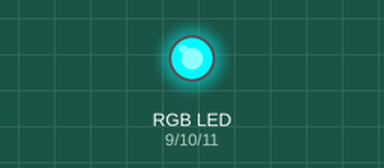
Simulated run of this sketch. Board: Arduino Uno, built with avr-gcc and run on an emulated ATmega328P. Parts: an RGB LED mixed from three pins (HIGH = lit).

Above: at 0.05 s.
At 1.85 s:
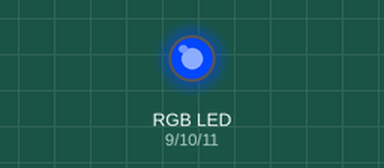
At 3.75 s:
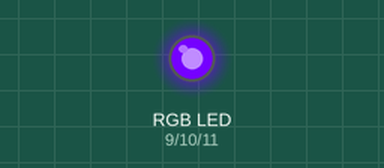
At 7.45 s:
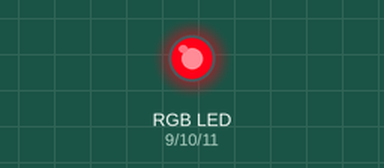
At 11.15 s:
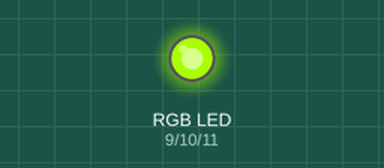
At 14.85 s:
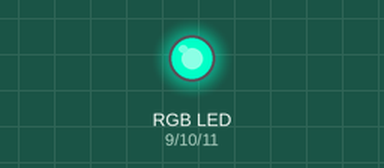
Timing chart, 0 to 20.1 s (numbered marks = the images above):
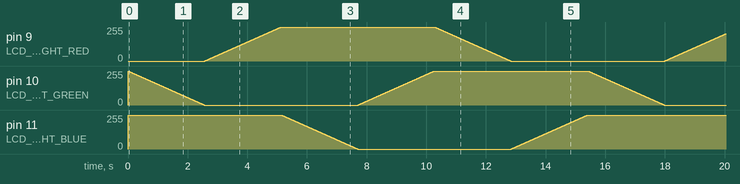

The sketch:

LCD_rainbow.ino
```cpp
// Code designed for Arduino Uno R3

// Connections to the circuit: LCD screen backlight
const int LCD_BACKLIGHT_RED = 9;
const int LCD_BACKLIGHT_GREEN = 10;
const int LCD_BACKLIGHT_BLUE = 11;

void setup() {
  pinMode(LCD_BACKLIGHT_RED, OUTPUT);
  pinMode(LCD_BACKLIGHT_GREEN, OUTPUT);
  pinMode(LCD_BACKLIGHT_BLUE, OUTPUT);
}

void setRainbowColor(int value) {
  int internalValue;
  if (value < 256) { // green rises
    internalValue = value;
    analogWrite(LCD_BACKLIGHT_RED, 0);
    analogWrite(LCD_BACKLIGHT_GREEN, 255 - internalValue);
    analogWrite(LCD_BACKLIGHT_BLUE, 255);
  } else if (value < 256*2) { // red falls
    internalValue = value - 256;
    analogWrite(LCD_BACKLIGHT_RED, internalValue);
    analogWrite(LCD_BACKLIGHT_GREEN, 0);
    analogWrite(LCD_BACKLIGHT_BLUE, 255);
  } else if (value < 256*3) { // blue rises
    internalValue = value - 256*2;
    analogWrite(LCD_BACKLIGHT_RED, 255);
    analogWrite(LCD_BACKLIGHT_GREEN, 0);
    analogWrite(LCD_BACKLIGHT_BLUE, 255 - internalValue);
  } else if (value < 256*4) { // green falls
    internalValue = value - 256*3;
    analogWrite(LCD_BACKLIGHT_RED, 255);
    analogWrite(LCD_BACKLIGHT_GREEN, internalValue);
    analogWrite(LCD_BACKLIGHT_BLUE, 0);
  } else if (value < 256*5) { // red rises again
    internalValue = value - 256*4;
    analogWrite(LCD_BACKLIGHT_RED, 255 - internalValue);
    analogWrite(LCD_BACKLIGHT_GREEN, 255);
    analogWrite(LCD_BACKLIGHT_BLUE, 0);
  } else if (value < 256*6) { // blue falls
    internalValue = value - 256*5;
    analogWrite(LCD_BACKLIGHT_RED, 0);
    analogWrite(LCD_BACKLIGHT_GREEN, 255);
    analogWrite(LCD_BACKLIGHT_BLUE, internalValue);
  }
}

int color = 0;

void loop() {
  setRainbowColor(color);
  color++;
  if (color > 256*6) {
    color = 0;
  }
  delay(10);
}
```
